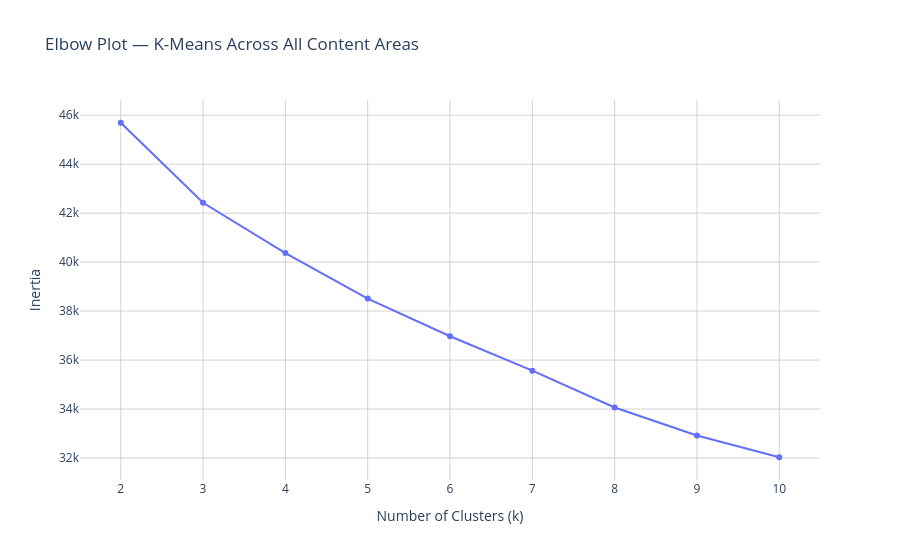

This figure's notebook cell:
### Markdown cell above
If we wanted to go deeper on user segmentation beyond just pet_park and mastery_math, or if product didn't have a reasonable hypothesis on user segmentations, k-means clustering across all content areas could be a reasonable next step. It would let the data surface user types we potentially haven't anticipated rather than testing a specific hypothesis. I created an elbow plot below, but it shows no strong natural cluster structure. The curve declines gradually without a super clear bend. This suggests users exist more on a spectrum than in distinct behavioral buckets and the ratio-based segmentation we used is the most meaningful framework for these users.

### Code cell
content_cols = ['art', 'books', 'game', 'learn_music', 'puzzles',
                'song_chants', 'abcmtv', 'about_me', 'aquarium_hamster',
                'clsrm_subj', 'learn_at_home', 'library', 'mastery_math',
                'nav', 'pet_park', 'shopping', 'zoo_farm_theater']

engagement_cols = ['total_time', 'total_completes', 'total_activities']

feature_cols = content_cols + engagement_cols

content_df = df.groupby('userid')[content_cols].sum().reset_index()
kmeans_df = dist_df.merge(content_df, on='userid', how='inner')

X = kmeans_df[feature_cols].fillna(0)
scaler = StandardScaler()
X_scaled = scaler.fit_transform(X)

inertias = []
k_range = range(2, 11)

for k in k_range:
    kmeans = KMeans(n_clusters=k, random_state=42, n_init=10)
    kmeans.fit(X_scaled)
    inertias.append(kmeans.inertia_)

fig = px.line(
    x=list(k_range),
    y=inertias,
    markers=True,
    title='Elbow Plot — K-Means Across All Content Areas',
    labels={'x': 'Number of Clusters (k)', 'y': 'Inertia'}
)

fig.update_layout(
    plot_bgcolor='white',
    yaxis=dict(gridcolor='lightgrey'),
    xaxis=dict(gridcolor='lightgrey')
)

fig.show()

### Figure 1 — Plotly figure (JSON) as saved in the notebook; plotly's stock layout.template omitted (floating-point values rounded to 4 significant figures)
{"data": [{"hovertemplate": "Number of Clusters (k)=%{x}<br>Inertia=%{y}<extra></extra>", "legendgroup": "", "line": {"color": "#636efa", "dash": "solid"}, "marker": {"symbol": "circle"}, "mode": "lines+markers", "name": "", "orientation": "v", "showlegend": false, "type": "scatter", "x": [2, 3, 4, 5, 6, 7, 8, 9, 10], "xaxis": "x", "y": [45690.0, 42420.0, 40370.0, 38510.0, 36970.0, 35570.0, 34060.0, 32920.0, 32030.0], "yaxis": "y"}], "layout": {"legend": {"tracegroupgap": 0}, "plot_bgcolor": "white", "title": {"text": "Elbow Plot — K-Means Across All Content Areas"}, "xaxis": {"anchor": "y", "domain": [0, 1], "gridcolor": "lightgrey", "title": {"text": "Number of Clusters (k)"}}, "yaxis": {"anchor": "x", "domain": [0, 1], "gridcolor": "lightgrey", "title": {"text": "Inertia"}}}}
